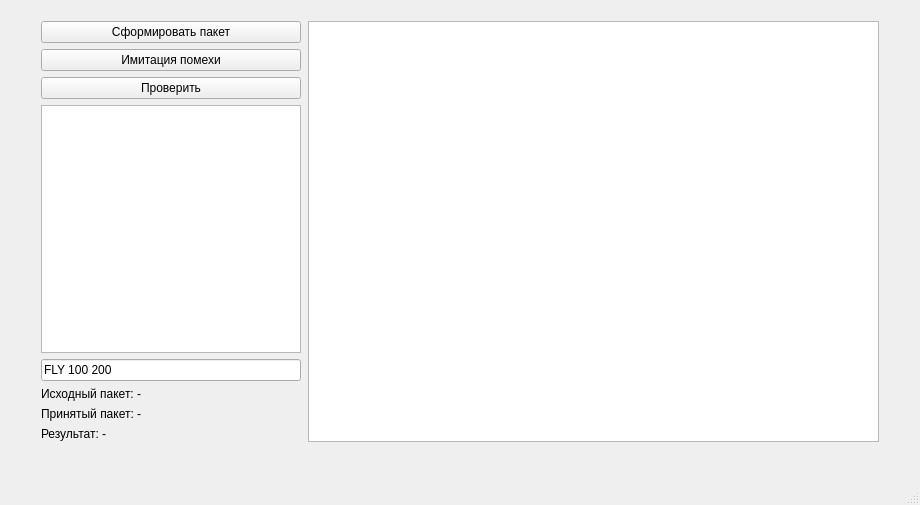
<?xml version="1.0" encoding="UTF-8"?>
<ui version="4.0">
 <class>MainWindow</class>
 <widget class="QMainWindow" name="MainWindow">
  <property name="geometry">
   <rect>
    <x>0</x>
    <y>0</y>
    <width>920</width>
    <height>505</height>
   </rect>
  </property>
  <property name="windowTitle">
   <string>MainWindow</string>
  </property>
  <widget class="QWidget" name="centralwidget">
   <widget class="QGraphicsView" name="graphicsView">
    <property name="geometry">
     <rect>
      <x>308</x>
      <y>21</y>
      <width>571</width>
      <height>421</height>
     </rect>
    </property>
   </widget>
   <widget class="QWidget" name="">
    <property name="geometry">
     <rect>
      <x>41</x>
      <y>21</y>
      <width>260</width>
      <height>420</height>
     </rect>
    </property>
    <layout class="QVBoxLayout" name="verticalLayout_2">
     <item>
      <layout class="QVBoxLayout" name="verticalLayout">
       <item>
        <widget class="QPushButton" name="btnSend">
         <property name="text">
          <string>Сформировать пакет</string>
         </property>
        </widget>
       </item>
       <item>
        <widget class="QPushButton" name="btnNoise">
         <property name="text">
          <string>Имитация помехи</string>
         </property>
        </widget>
       </item>
       <item>
        <widget class="QPushButton" name="btnCheck">
         <property name="text">
          <string>Проверить</string>
         </property>
        </widget>
       </item>
       <item>
        <widget class="QTextEdit" name="textLog">
         <property name="readOnly">
          <bool>true</bool>
         </property>
        </widget>
       </item>
       <item>
        <widget class="QLineEdit" name="lineEditCmd">
         <property name="text">
          <string>FLY 100 200</string>
         </property>
        </widget>
       </item>
       <item>
        <widget class="QLabel" name="labelOriginal">
         <property name="text">
          <string>Исходный пакет: -</string>
         </property>
        </widget>
       </item>
       <item>
        <widget class="QLabel" name="labelReceived">
         <property name="text">
          <string>Принятый пакет: -</string>
         </property>
        </widget>
       </item>
       <item>
        <widget class="QLabel" name="labelResult">
         <property name="text">
          <string>Результат: -</string>
         </property>
        </widget>
       </item>
      </layout>
     </item>
    </layout>
   </widget>
  </widget>
  <widget class="QMenuBar" name="menubar">
   <property name="geometry">
    <rect>
     <x>0</x>
     <y>0</y>
     <width>920</width>
     <height>25</height>
    </rect>
   </property>
  </widget>
  <widget class="QStatusBar" name="statusbar"/>
 </widget>
 <resources/>
 <connections/>
</ui>
